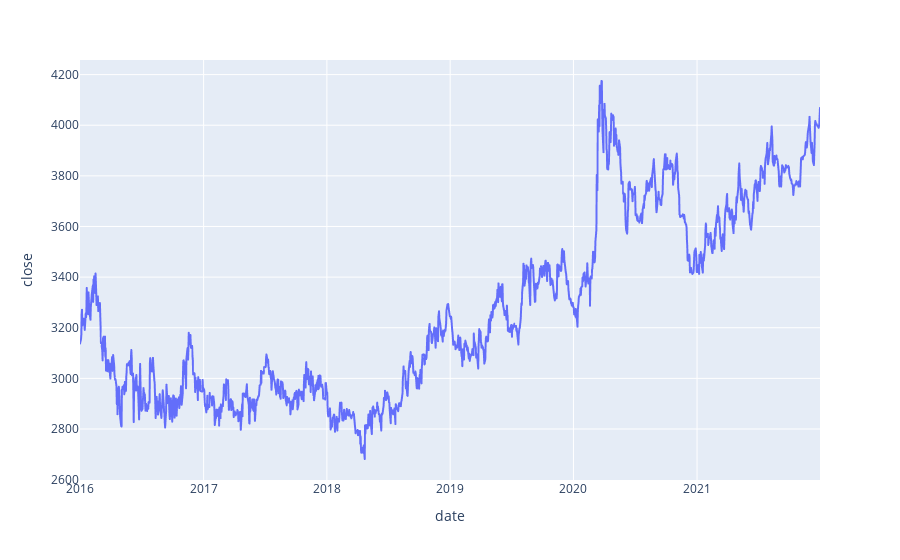

Notebook code cell kept with this figure:
### Code cell
data.interpolate(inplace=True)

data.plot(y="close")

### Figure 1 — Plotly figure (JSON) as saved in the notebook; plotly's stock layout.template omitted (floating-point values rounded to 4 significant figures; data arrays with more than 128 entries replaced by an {"elided": "..."} marker saying what was removed)
{"data": [{"hovertemplate": "date=%{x}<br>close=%{y}<extra></extra>", "legendgroup": "", "line": {"color": "#636efa", "dash": "solid"}, "marker": {"symbol": "circle"}, "mode": "lines", "name": "", "showlegend": false, "x": {"elided": "2192 str values"}, "xaxis": "x", "y": {"elided": "2192 float values"}, "yaxis": "y", "type": "scattergl"}], "layout": {"xaxis": {"anchor": "y", "domain": [0.0, 1.0], "title": {"text": "date"}}, "yaxis": {"anchor": "x", "domain": [0.0, 1.0], "title": {"text": "close"}}, "legend": {"tracegroupgap": 0}, "margin": {"t": 60}}}
